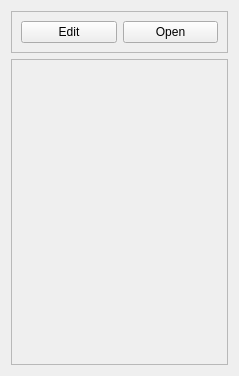
<?xml version="1.0" encoding="UTF-8"?>
<ui version="4.0">
 <class>Form_base3</class>
 <widget class="QWidget" name="Form_base3">
  <property name="geometry">
   <rect>
    <x>0</x>
    <y>0</y>
    <width>239</width>
    <height>376</height>
   </rect>
  </property>
  <property name="windowTitle">
   <string>Form</string>
  </property>
  <layout class="QVBoxLayout" name="verticalLayout" stretch="1,10">
   <item>
    <widget class="QFrame" name="frame_3">
     <property name="frameShape">
      <enum>QFrame::StyledPanel</enum>
     </property>
     <property name="frameShadow">
      <enum>QFrame::Raised</enum>
     </property>
     <layout class="QGridLayout" name="gridLayout">
      <item row="0" column="0">
       <widget class="QPushButton" name="pushButton_edit">
        <property name="text">
         <string>Edit</string>
        </property>
       </widget>
      </item>
      <item row="0" column="1">
       <widget class="QPushButton" name="pushButton_open">
        <property name="text">
         <string>Open</string>
        </property>
       </widget>
      </item>
     </layout>
    </widget>
   </item>
   <item>
    <widget class="QFrame" name="frame_ph">
     <property name="frameShape">
      <enum>QFrame::StyledPanel</enum>
     </property>
     <property name="frameShadow">
      <enum>QFrame::Raised</enum>
     </property>
     <layout class="QVBoxLayout" name="verticalLayout_2"/>
    </widget>
   </item>
  </layout>
 </widget>
 <resources/>
 <connections/>
</ui>
